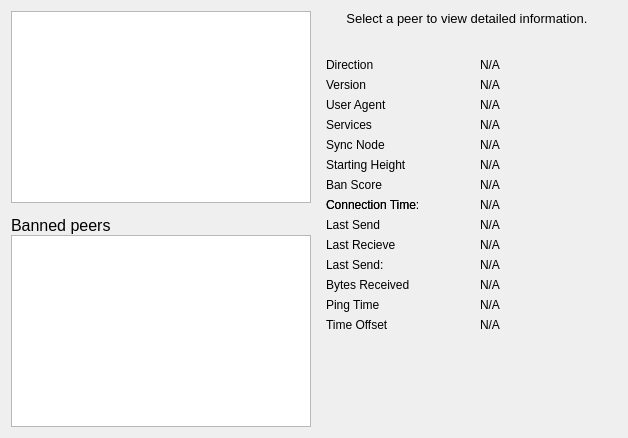
     <widget class="QWidget" name="tab_peers">
      <attribute name="title">
       <string>&amp;Peers</string>
      </attribute>
      <layout class="QGridLayout" name="gridLayout_2">
       <item row="0" column="0" rowspan="2">
        <layout class="QVBoxLayout" name="verticalLayout_101">
         <property name="spacing">
          <number>0</number>
         </property>
         <item>
          <widget class="QTableView" name="peerWidget">
           <property name="horizontalScrollBarPolicy">
            <enum>Qt::ScrollBarAsNeeded</enum>
           </property>
           <property name="sortingEnabled">
            <bool>true</bool>
           </property>
           <attribute name="horizontalHeaderHighlightSections">
            <bool>false</bool>
           </attribute>
          </widget>
         </item>
         <item>
          <widget class="QLabel" name="banHeading">
           <property name="sizePolicy">
            <sizepolicy hsizetype="Preferred" vsizetype="Minimum">
             <horstretch>0</horstretch>
             <verstretch>0</verstretch>
            </sizepolicy>
           </property>
           <property name="minimumSize">
            <size>
             <width>300</width>
             <height>32</height>
            </size>
           </property>
           <property name="maximumSize">
            <size>
             <width>16777215</width>
             <height>32</height>
            </size>
           </property>
           <property name="font">
            <font>
             <pointsize>12</pointsize>
            </font>
           </property>
           <property name="cursor">
            <cursorShape>IBeamCursor</cursorShape>
           </property>
           <property name="text">
            <string>Banned peers</string>
           </property>
           <property name="alignment">
            <set>Qt::AlignBottom|Qt::AlignLeading|Qt::AlignLeft</set>
           </property>
           <property name="wordWrap">
            <bool>true</bool>
           </property>
           <property name="textInteractionFlags">
            <set>Qt::NoTextInteraction</set>
           </property>
          </widget>
         </item>
         <item>
          <widget class="QTableView" name="banlistWidget">
           <property name="sizePolicy">
            <sizepolicy hsizetype="Expanding" vsizetype="Expanding">
             <horstretch>0</horstretch>
             <verstretch>0</verstretch>
            </sizepolicy>
           </property>
           <property name="horizontalScrollBarPolicy">
            <enum>Qt::ScrollBarAsNeeded</enum>
           </property>
           <property name="sortingEnabled">
            <bool>true</bool>
           </property>
           <attribute name="horizontalHeaderHighlightSections">
            <bool>false</bool>
           </attribute>
          </widget>
         </item>
        </layout>
       </item>
       <item row="0" column="1">
        <widget class="QLabel" name="peerHeading">
         <property name="sizePolicy">
          <sizepolicy hsizetype="Preferred" vsizetype="Minimum">
           <horstretch>0</horstretch>
           <verstretch>0</verstretch>
          </sizepolicy>
         </property>
         <property name="minimumSize">
          <size>
           <width>300</width>
           <height>32</height>
          </size>
         </property>
         <property name="font">
          <font>
           <pointsize>10</pointsize>
          </font>
         </property>
         <property name="cursor">
          <cursorShape>IBeamCursor</cursorShape>
         </property>
         <property name="text">
          <string>Select a peer to view detailed information.</string>
         </property>
         <property name="alignment">
          <set>Qt::AlignHCenter|Qt::AlignTop</set>
         </property>
         <property name="wordWrap">
          <bool>true</bool>
         </property>
         <property name="textInteractionFlags">
          <set>Qt::LinksAccessibleByMouse|Qt::TextSelectableByKeyboard|Qt::TextSelectableByMouse</set>
         </property>
        </widget>
       </item>
       <item row="1" column="1">
        <widget class="QWidget" name="detailWidget" native="true">
         <property name="minimumSize">
          <size>
           <width>300</width>
           <height>0</height>
          </size>
         </property>
         <layout class="QGridLayout" name="gridLayout_3">
          <item row="0" column="0">
           <widget class="QLabel" name="label_23">
            <property name="text">
             <string>Direction</string>
            </property>
           </widget>
          </item>
          <item row="0" column="2">
           <widget class="QLabel" name="peerDirection">
            <property name="cursor">
             <cursorShape>IBeamCursor</cursorShape>
            </property>
            <property name="text">
             <string>N/A</string>
            </property>
            <property name="textFormat">
             <enum>Qt::PlainText</enum>
            </property>
            <property name="textInteractionFlags">
             <set>Qt::LinksAccessibleByMouse|Qt::TextSelectableByKeyboard|Qt::TextSelectableByMouse</set>
            </property>
           </widget>
          </item>
          <item row="1" column="0">
           <widget class="QLabel" name="label_21">
            <property name="text">
             <string>Version</string>
            </property>
           </widget>
          </item>
          <item row="2" column="0">
           <widget class="QLabel" name="label_28">
            <property name="cursor">
             <cursorShape>IBeamCursor</cursorShape>
            </property>
            <property name="text">
             <string>User Agent</string>
            </property>
            <property name="textFormat">
             <enum>Qt::PlainText</enum>
            </property>
            <property name="textInteractionFlags">
             <set>Qt::LinksAccessibleByMouse|Qt::TextSelectableByKeyboard|Qt::TextSelectableByMouse</set>
            </property>
           </widget>
          </item>
          <item row="2" column="2">
           <widget class="QLabel" name="peerSubversion">
            <property name="cursor">
             <cursorShape>IBeamCursor</cursorShape>
            </property>
            <property name="text">
             <string>N/A</string>
            </property>
            <property name="textFormat">
             <enum>Qt::PlainText</enum>
            </property>
            <property name="textInteractionFlags">
             <set>Qt::LinksAccessibleByMouse|Qt::TextSelectableByKeyboard|Qt::TextSelectableByMouse</set>
            </property>
           </widget>
          </item>
          <item row="3" column="0">
           <widget class="QLabel" name="label_4">
            <property name="text">
             <string>Services</string>
            </property>
           </widget>
          </item>
          <item row="3" column="2">
           <widget class="QLabel" name="peerServices">
            <property name="cursor">
             <cursorShape>IBeamCursor</cursorShape>
            </property>
            <property name="text">
             <string>N/A</string>
            </property>
            <property name="textFormat">
             <enum>Qt::PlainText</enum>
            </property>
            <property name="textInteractionFlags">
             <set>Qt::LinksAccessibleByMouse|Qt::TextSelectableByKeyboard|Qt::TextSelectableByMouse</set>
            </property>
           </widget>
          </item>
          <item row="8" column="0">
           <widget class="QLabel" name="label_22">
            <property name="text">
             <string>Connection Time:</string>
            </property>
           </widget>
          </item>
          <item row="4" column="0">
           <widget class="QLabel" name="label_25">
            <property name="text">
             <string>Sync Node</string>
            </property>
           </widget>
          </item>
          <item row="4" column="2">
           <widget class="QLabel" name="peerSyncNode">
            <property name="cursor">
             <cursorShape>IBeamCursor</cursorShape>
            </property>
            <property name="text">
             <string>N/A</string>
            </property>
            <property name="textFormat">
             <enum>Qt::PlainText</enum>
            </property>
            <property name="textInteractionFlags">
             <set>Qt::LinksAccessibleByMouse|Qt::TextSelectableByKeyboard|Qt::TextSelectableByMouse</set>
            </property>
           </widget>
          </item>
          <item row="5" column="0">
           <widget class="QLabel" name="label_29">
            <property name="text">
             <string>Starting Height</string>
            </property>
           </widget>
          </item>
          <item row="5" column="2">
           <widget class="QLabel" name="peerHeight">
            <property name="cursor">
             <cursorShape>IBeamCursor</cursorShape>
            </property>
            <property name="text">
             <string>N/A</string>
            </property>
            <property name="textFormat">
             <enum>Qt::PlainText</enum>
            </property>
            <property name="textInteractionFlags">
             <set>Qt::LinksAccessibleByMouse|Qt::TextSelectableByKeyboard|Qt::TextSelectableByMouse</set>
            </property>
           </widget>
          </item>
          <item row="7" column="0">
           <widget class="QLabel" name="label_24">
            <property name="text">
             <string>Ban Score</string>
            </property>
           </widget>
          </item>
          <item row="7" column="2">
           <widget class="QLabel" name="peerBanScore">
            <property name="cursor">
             <cursorShape>IBeamCursor</cursorShape>
            </property>
            <property name="text">
             <string>N/A</string>
            </property>
            <property name="textFormat">
             <enum>Qt::PlainText</enum>
            </property>
            <property name="textInteractionFlags">
             <set>Qt::LinksAccessibleByMouse|Qt::TextSelectableByKeyboard|Qt::TextSelectableByMouse</set>
            </property>
           </widget>
          </item>
          <item row="8" column="0">
           <widget class="QLabel" name="connectionTime">
            <property name="text">
             <string>Connection Time</string>
            </property>
           </widget>
          </item>
          <item row="8" column="2">
           <widget class="QLabel" name="peerConnTime">
            <property name="cursor">
             <cursorShape>IBeamCursor</cursorShape>
            </property>
            <property name="text">
             <string>N/A</string>
            </property>
            <property name="textFormat">
             <enum>Qt::PlainText</enum>
            </property>
            <property name="textInteractionFlags">
             <set>Qt::LinksAccessibleByMouse|Qt::TextSelectableByKeyboard|Qt::TextSelectableByMouse</set>
            </property>
           </widget>
          </item>
          <item row="9" column="0">
           <widget class="QLabel" name="label_15">
            <property name="text">
             <string>Last Send</string>
            </property>
           </widget>
          </item>
          <item row="9" column="2">
           <widget class="QLabel" name="peerLastSend">
            <property name="cursor">
             <cursorShape>IBeamCursor</cursorShape>
            </property>
            <property name="text">
             <string>N/A</string>
            </property>
            <property name="textFormat">
             <enum>Qt::PlainText</enum>
            </property>
            <property name="textInteractionFlags">
             <set>Qt::LinksAccessibleByMouse|Qt::TextSelectableByKeyboard|Qt::TextSelectableByMouse</set>
            </property>
           </widget>
          </item>
          <item row="10" column="0">
           <widget class="QLabel" name="label_19">
            <property name="text">
             <string>Last Recieve</string>
            </property>
           </widget>
          </item>
          <item row="10" column="2">
           <widget class="QLabel" name="peerLastRecv">
            <property name="cursor">
             <cursorShape>IBeamCursor</cursorShape>
            </property>
            <property name="text">
             <string>N/A</string>
            </property>
            <property name="textFormat">
             <enum>Qt::PlainText</enum>
            </property>
            <property name="textInteractionFlags">
             <set>Qt::LinksAccessibleByMouse|Qt::TextSelectableByKeyboard|Qt::TextSelectableByMouse</set>
            </property>
           </widget>
          </item>
          <item row="11" column="0">
           <widget class="QLabel" name="label_18">
            <property name="text">
             <string>Last Send:</string>
            </property>
           </widget>
          </item>
          <item row="11" column="2">
           <widget class="QLabel" name="peerBytesSent">
            <property name="cursor">
             <cursorShape>IBeamCursor</cursorShape>
            </property>
            <property name="text">
             <string>N/A</string>
            </property>
            <property name="textFormat">
             <enum>Qt::PlainText</enum>
            </property>
            <property name="textInteractionFlags">
             <set>Qt::LinksAccessibleByMouse|Qt::TextSelectableByKeyboard|Qt::TextSelectableByMouse</set>
            </property>
           </widget>
          </item>
          <item row="12" column="0">
           <widget class="QLabel" name="label_20">
            <property name="text">
             <string>Bytes Received</string>
            </property>
           </widget>
          </item>
          <item row="12" column="2">
           <widget class="QLabel" name="peerBytesRecv">
            <property name="cursor">
             <cursorShape>IBeamCursor</cursorShape>
            </property>
            <property name="text">
             <string>N/A</string>
            </property>
            <property name="textFormat">
             <enum>Qt::PlainText</enum>
            </property>
            <property name="textInteractionFlags">
             <set>Qt::LinksAccessibleByMouse|Qt::TextSelectableByKeyboard|Qt::TextSelectableByMouse</set>
            </property>
           </widget>
          </item>
          <item row="13" column="0">
           <widget class="QLabel" name="label_26">
            <property name="text">
             <string>Ping Time</string>
            </property>
           </widget>
          </item>
          <item row="13" column="2">
           <widget class="QLabel" name="peerPingTime">
            <property name="cursor">
             <cursorShape>IBeamCursor</cursorShape>
            </property>
            <property name="text">
             <string>N/A</string>
            </property>
            <property name="textFormat">
             <enum>Qt::PlainText</enum>
            </property>
            <property name="textInteractionFlags">
             <set>Qt::LinksAccessibleByMouse|Qt::TextSelectableByKeyboard|Qt::TextSelectableByMouse</set>
            </property>
           </widget>
          </item>
          <item row="14" column="0">
           <widget class="QLabel" name="label_timeoffset">
            <property name="text">
             <string>Time Offset</string>
            </property>
           </widget>
          </item>
          <item row="14" column="2">
           <widget class="QLabel" name="timeoffset">
            <property name="cursor">
             <cursorShape>IBeamCursor</cursorShape>
            </property>
            <property name="text">
             <string>N/A</string>
            </property>
            <property name="textFormat">
             <enum>Qt::PlainText</enum>
            </property>
            <property name="textInteractionFlags">
             <set>Qt::LinksAccessibleByMouse|Qt::TextSelectableByKeyboard|Qt::TextSelectableByMouse</set>
            </property>
           </widget>
          </item>
          <item row="15" column="1">
           <spacer name="verticalSpacer_3">
            <property name="orientation">
             <enum>Qt::Vertical</enum>
            </property>
            <property name="sizeHint" stdset="0">
             <size>
              <width>20</width>
              <height>40</height>
             </size>
            </property>
           </spacer>
          </item>
          <item row="1" column="2">
           <widget class="QLabel" name="peerVersion">
            <property name="text">
             <string>N/A</string>
            </property>
           </widget>
          </item>
         </layout>
        </widget>
       </item>
      </layout>
     </widget>
